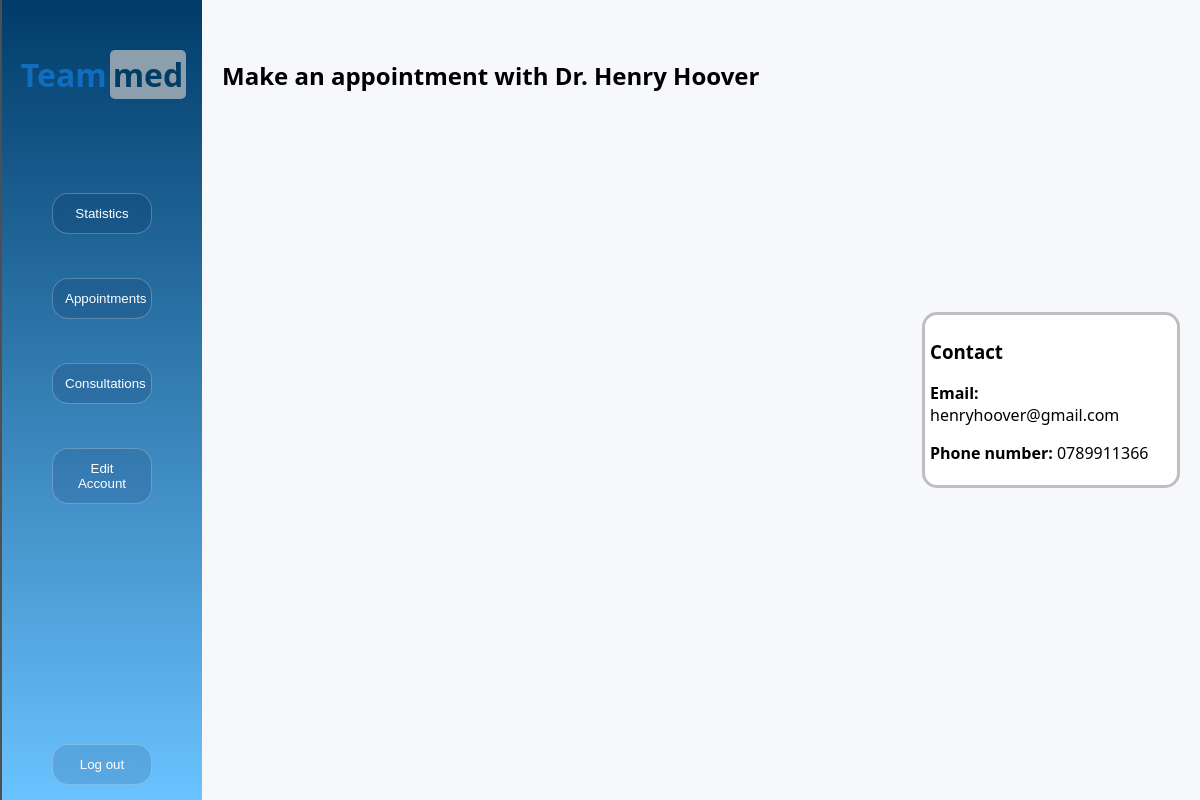
Page /patient_make_appointment_page/1 (signed in) on the committed database.
### app.py (models this page shows)
class DoctorInfo(db.Model):
        __tablename__ = "doctor_info"
        id = db.Column(db.Integer , primary_key = True)
        user_id = db.Column(db.Integer, db.ForeignKey("user_auth.id"))
        first_name = db.Column(db.String(50) , nullable = False )
        last_name = db.Column(db.String(50) , nullable = False )
        birth_date = db.Column(db.Date , nullable = False)
        gender = db.Column(db.String(20), nullable = False)
        contact_email = db.Column(db.String(100), nullable = False)
        phone_number = db.Column(db.String(20))
        adress = db.Column(db.String(100))
        specialisation = db.Column(db.String(100))
        update_date = db.Column(db.Date)
        consultations = db.relationship(
                "ConsultationInfo" ,
                back_populates = "doctor" ,
                order_by="ConsultationInfo.consultation_date.asc()" ,
        )
        appointments = db.relationship(
                "AppointmentInfo" ,
                back_populates = 'doctor' ,
                order_by="AppointmentInfo.appointment_date.asc()" ,
        )
        user = db.relationship(
                "UserAuth" ,
                back_populates = "doctor" ,
        )

### app.py (the view)
@app.route('/patient_make_appointment_page/<int:doctor_id>')
def load_patient_make_appointment_page(doctor_id):
        if "user_id" not in session or session.get("role") != "patient": # only doctor can access this
               return redirect(url_for("load_main_page"))
        segment_dict = {i: [] for i in range(0, 7)} # stores valid time segments for each day of the week
        schedule = DoctorSchedule.query.filter_by(doctor_id = doctor_id).all()
        for s in schedule: # for each of the 7 entries every doctor has that defines their schedule
                if s.start_time : # if the doctor input anything means he works today
                        current_date = datetime.combine( datetime.today() , s.start_time )
                        end_date = datetime.combine( datetime.today() , s.end_time )
                        while current_date < end_date:
                                segment_dict[s.day].append(current_date.time())
                                current_date += timedelta( minutes = 30 )
        return render_template("patient_make_appointment_page.html" ,
                                doctor = DoctorInfo.query.filter_by(id = doctor_id).first() ,
                                time_segments = segment_dict ,
                               )

### templates/patient_make_appointment_page.html (shortened to what this page needs)
<!DOCTYPE html>
<html>
    <head>
        <link rel="stylesheet" href="{{ url_for('static', filename='CSS/patient_make_appointment_page.css') }}">
        <link rel ="stylesheet" href = "{{ url_for('static', filename='CSS/sidebar.css') }}">
        <link href='https://cdnjs.cloudflare.com/ajax/libs/fullcalendar/6.1.10/index.global.min.css' rel='stylesheet'>
    </head>
    <body>
        <div class ="content">
                            {% include "sidebar.html" %}
                            <div class="right_side">
                                    <div class ="calendar_container">
                                        <h2> Make an appointment with Dr. {{doctor.first_name.title()}} {{doctor.last_name.title()}} </h2>
                                        <div id="calendar"></div>
                                    </div>
                                <div class = "big_cont">
                                    <div class ="doctor_info_container">
                                        <h3> <strong>Contact</strong> </h3>
                                            <p> <strong>Email:</strong> {{doctor.contact_email}}</p>
                                            <p> <strong>Phone number:</strong> {{doctor.phone_number}}</p>
                                    </div>
                                </div>
</div>
                            </div>
    </body>
</html>

### static/CSS/patient_make_appointment_page.css (style rules this page uses)
body { background-color:#F7F8FC; font-family: "Segoe UI", sans-serif; color: rgb(0, 0, 0); margin: 0; padding: 0; }
.content { border-style: none; display: flex; flex-direction: row; min-height: 100vh; }
.right_side { display: flex; flex-direction: row; align-items: center; gap: 50px; padding: 20px; }
#calendar { width: 650px; height: 650px; }
.doctor_info_container { padding: 5px; border: 3px solid rgba(0, 0, 0, 0.25); background-color: white; border-radius: 15px; }
.big_cont { display: flex; flex-direction: column; gap: 10px; }

### rows in the picture
DoctorInfo: first_name "Henry", last_name "Hoover", contact_email "henryhoover@gmail.com", phone_number "0789911366"
